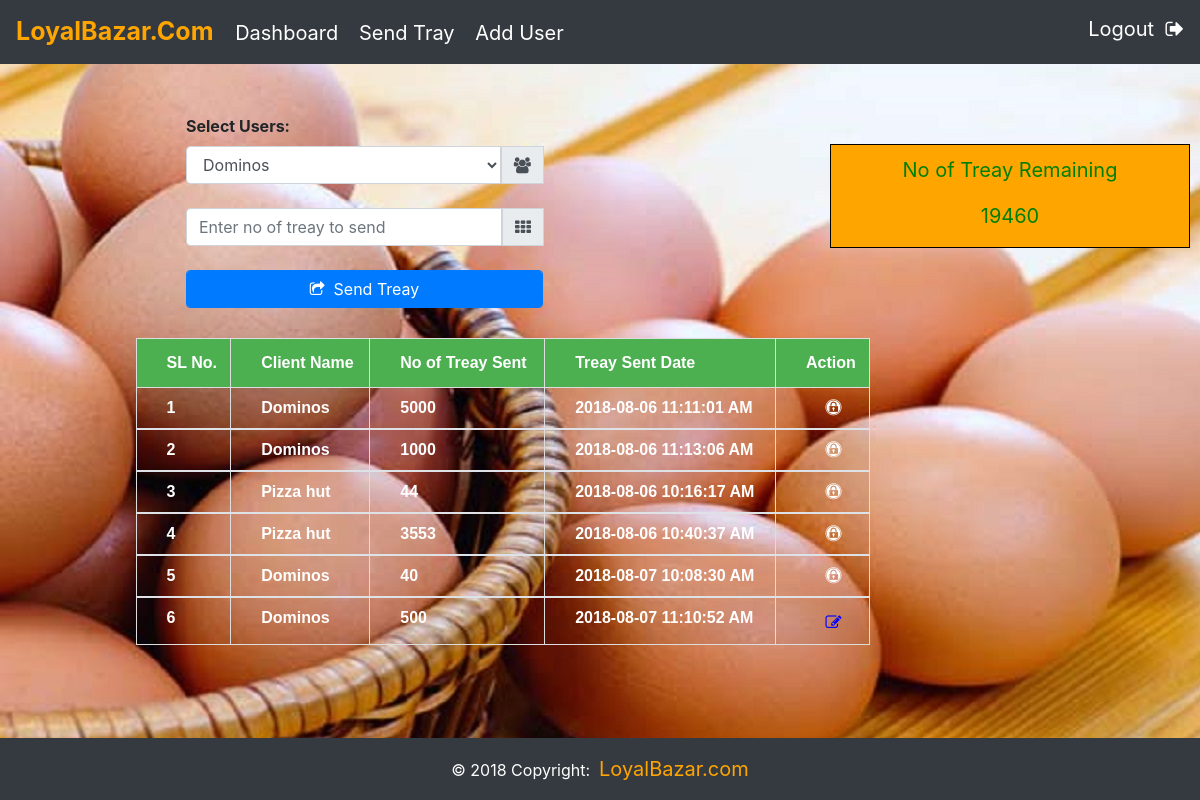
The page /LoyalBazar/loyalMaster.php?Page=sendTreay (signed in) on the database its author committed.
### tables this page shows
CREATE TABLE `loyal_user` (
  `UserID` int(30) NOT NULL,
  `UserName` varchar(100) DEFAULT NULL,
  `Email_Id` varchar(100) NOT NULL,
  `Password` varchar(100) DEFAULT NULL,
  `IsUserLoggedIn` tinyint(5) DEFAULT NULL,
  `LastActivityDate` varchar(100) DEFAULT NULL,
  `CompanyID` int(30) DEFAULT NULL,
  `role` varchar(30) DEFAULT NULL,
  `noOfTreay` int(30) DEFAULT NULL
);

CREATE TABLE `loyal_client_db` (
  `ID` int(30) NOT NULL,
  `ClientName` varchar(100) DEFAULT NULL,
  `noTreayRecieved` int(30) DEFAULT NULL,
  `TreaySentDate` varchar(100) NOT NULL,
  `CompanyID` int(30) DEFAULT NULL
);

### LoyalBazar/sendTreay.php (the view, shortened to what this page needs)
<?php
	include "loyal_db.php";
	$UserID= $_SESSION['UserId'];
	$sessionRole=$_SESSION['Role'];
	$sql= "SELECT * FROM loyal_user WHERE UserID=$UserID";
	$res=mysqli_query($conn,$sql) or die(mysqli_error($conn));
	while($row=mysqli_fetch_assoc($res)){
		$id=$row['UserID'];
		$noOfTreay=$row['noOfTreay'];
		$role=$row['role'];
	}
?>
<div class="container addTreay">
	<div class="row">
		<div class="col-md-12">
		<form method="post" action="validateSendTreay.php">
			<div class="col-md-6" style="float: left; margin-top: -30px;">
					<div class="input-group"  style="width: 70%;margin-left: 10%;font-weight: bold;">
						<label for="userNames">Select Users:</label>
					</div>
					<div class="input-group"  style="width: 70%;margin-left: 10%">
						<select id="userNames" name="userNames" class="form-control">
						<?php
							$sql = "SELECT lc.client_name FROM loyal_user_client lc,loyal_user u WHERE lc.client_admin_id=$id and u.UserID=$id";
							$res=mysqli_query($conn,$sql) or die(mysqli_error($conn));
							while ($row = mysqli_fetch_assoc($res)){?>
							<option value='<?php echo $row["client_name"];?>'> <?php echo $row['client_name']; ?></option>;
							<?php }
						?>
						</select>
						<div class="input-group-prepend">
							<span class="input-group-text"><i class="fa fa-users"></i></span>
						</div>
					</div><br>
					<div class="input-group"  style="width: 70%;margin-left: 10%">
						<input type="number" name="noOfTreay" id="noOfTreay" class="form-control" placeholder="Enter no of treay to send">
						<div class="input-group-prepend">
							<span class="input-group-text"><i class="fa fa-th"></i></span>
						</div>
					</div><br>
					<div class="input-group"  style="width: 70%;margin-left: 10%">
						<button type="submit" name="btnSendTreay" id="btnSendTreay" class="form-control btn btn-primary"><span><i class="fa fa-share-square-o"></i></span>&nbsp;&nbsp;Send Treay</button>
					</div>
				</div>
				<div class="col-md-4" style="border: 1px solid black;text-align: center;background-color: orange;color:green;font-size: 20px;padding-top: 10px;float: right;margin-right: 10px;">
						<p>No of Treay Remaining</p>
						<p><?php echo $noOfTreay;?></p>
				</div>
			<br>
			<br><br>
		</form>
			</div>
		</div>
	</div>
	<div class="container" id="c2" style="display:show;">
		<div class="row">
			<div class="col-md-12" style="margin-top: 30px;">
				<table class="table table-striped table-eco" id="customers">
					<thead>
				    	<tr>
				    		<th valign="middle">SL No.</th>
						    <th valign="middle" >Client Name </th>
						    <th valign="middle" >No of Treay Sent</th>
						    <th valign="middle" >Treay Sent Date</th>
						    <th valign="middle"> Action</th>
						</tr>
						<?php
								include "loyal_db.php";
								$sql="SELECT * FROM loyal_client_db WHERE CompanyID=$id";
									$res=mysqli_query($conn,$sql) or die(mysqli_error($conn));
									$count=mysqli_num_rows($res);
									$lastValue=0;
									while ($row=mysqli_fetch_assoc($res)) {
											$client_name=$row['ClientName'];
											$noTreayRecieved=$row['noTreayRecieved'];
											$TreaySentDate=$row['TreaySentDate'];
											$id=$row['ID'];
											$lastValue=$lastValue+1;
							?>
						<tbody>
							<td><?php echo $lastValue;?></td>
							<td><?php echo $client_name;?></td>
							<td><?php echo $noTreayRecieved; ?></td>
							<td><?php echo $TreaySentDate; ?></td>
							<td align="center"><?php
								if($sessionRole=='normaluser'){ ?>
									<i id="noEdit" title="Editing disabled" class="fa fa-expeditedssl"></i></td>
								<?php }else if($lastValue == $count){ ?>
								 <a href="editSendTableRow.php?ids=<?php echo $id;?>"><i class="fa fa-pencil-square-o" style="color:blue;font-size: 16px;" title="Edit"></i></a>
								</td>
							<?php }else{ ?>
								<i id="noEdit" title="Editing disabled" class="fa fa-expeditedssl"></i>
							<?php }
								?></td>
						</tbody>
					<?php } ?>
					</thead>
				</table><br>
				<br><br><br>
				</div>
	</div>
</div>

### LoyalBazar/loyalMaster.php (shortened to what this page needs)
<?php
  include "loyal_db.php";
  $role=$_SESSION['Role'];
?>
<!DOCTYPE html>
<html lang="en">
  <head>
  <link href="https://stackpath.bootstrapcdn.com/bootstrap/4.1.3/css/bootstrap.min.css" rel="stylesheet">
  <link rel="stylesheet" type="text/css" href="https://stackpath.bootstrapcdn.com/font-awesome/4.7.0/css/font-awesome.min.css">
  </head>
  <body>
  	<div class="container">
  		<div class="row">
  			<div class="col-md-12" >
  			<nav class="navbar navbar-expand-md navbar-dark bg-dark fixed-top">
      			<?php  if($role=='adminuser'){ ?>
      				<a class="navbar-brand" href="loyalMaster.php?Page=Dashboard" style="color:orange;font-size: 25px;font-weight: bold;" title="LoyalBazar.com">LoyalBazar.Com</a>
    			<?php }else {?>
      				<a class="navbar-brand" href="loyalMaster.php?Page=clientDashboard" style="color:orange;font-size: 25px;font-weight: bold;" title="LoyalBazar.com">LoyalBazar.Com</a>
    			<?php } ?>
     		 	<div class="collapse navbar-collapse" id="navbarsExampleDefault">
     		 		 <?php  if($role=='adminuser'){ ?>
        			<ul class="navbar-nav mr-auto">
          				<li class="nav-item active">
            				<a href="loyalMaster.php?Page=Dashboard">&nbsp;Dashboard</a>
          				</li>
          				<li class="nav-item">
            				<a href="loyalMaster.php?Page=sendTreay" style="color:white;">&nbsp;Send Tray</a>
          				</li>
          				<li class="nav-item">
            				<a href="loyalMaster.php?Page=addUser" style="color:white;">&nbsp;Add User</a>
          				</li>
         			</ul>
         			 <?php } ?>
        			<a href="logout.php" class="logout">Logout&nbsp;&nbsp;<span><i class="fa fa-sign-out"></i></span></a>
      			</div>
    		</nav>
  		</div>
  	</div>
  	<div class="row">
  		<main role="main" class="container mainbody">
	      	<div class="starter-template">
        		<?php
      if($role=='adminuser'){
             if($_GET["Page"]=="sendTreay"){
                include("sendTreay.php");
              }elseif ($_GET["Page"]=="addUser") {
                include("addUser.php");
              }elseif ($_GET["Page"]=="Dashboard") {
                include("loyalDashboard.php");
              }elseif($_GET["Page"]=="editTreay"){
                include("editRow.php");
              }
   }
    ?>
      		</div>
	    </main>
  	</div>
    <footer class="page-footer text-center text-md-left font-small bg-dark fixed-bottom" style="margin-top:100px;color: white;">
        <div class="footer-copyright py-3 text-center">
            © 2018 Copyright:&nbsp;
              <?php  if($role=='adminuser'){ ?>
            <a href="loyalMaster.php?Page=Dashboard" style="color: orange;">
              <?php }else { ?>
            <a href="loyalMaster.php?Page=clientDashboard" style="color: orange;">
              <?php } ?>
            LoyalBazar.com </a>
        </div>
    </footer>
</div>
  </body>
</html>

### LoyalBazar/loyalMaster.php (style rules this page uses)
body { padding-top: 3.6rem; background-image: url("Images/egg-tray1.jpg"); height: 100% !important; background-repeat: no-repeat; }
.navbar-nav > li { margin-right: 15px; font-size: 25px; }
.navbar-nav > .active a { color:white; }
.mainbody { margin-top: 4%; }
a { text-decoration: none !important; font-size: 20px; padding-bottom: 5px; }
.logout { color: white; }

### LoyalBazar/sendTreay.php (style rules this page uses)
.addTreay { margin-top: 40px; margin-left: 60px; }
#customers { font-family: "Trebuchet MS", Arial, Helvetica, sans-serif; border-collapse: collapse; width: 68%; margin-left: 7%; }
#customers td, #customers th { border: 1px solid #ddd; padding: 8px;padding-left: 30px; color: white; font-weight: bold; }
#customers th { padding-top: 12px; padding-bottom: 12px; padding-left: 30px; text-align: left; background-color: #4CAF50; color: white; }

### rows shown on the page
loyal_user: noOfTreay "19460"
loyal_client_db: ClientName "Dominos", noTreayRecieved "5000", TreaySentDate "2018-08-06 11:11:01 AM"
loyal_client_db: ClientName "Dominos", noTreayRecieved "1000", TreaySentDate "2018-08-06 11:13:06 AM"
loyal_client_db: ClientName "Pizza hut", noTreayRecieved "44", TreaySentDate "2018-08-06 10:16:17 AM"
loyal_client_db: ClientName "Pizza hut", noTreayRecieved "3553", TreaySentDate "2018-08-06 10:40:37 AM"
loyal_client_db: ClientName "Dominos", noTreayRecieved "40", TreaySentDate "2018-08-07 10:08:30 AM"
loyal_client_db: ClientName "Dominos", noTreayRecieved "500", TreaySentDate "2018-08-07 11:10:52 AM"

### other values the page prints
form field userNames "Dominos"
